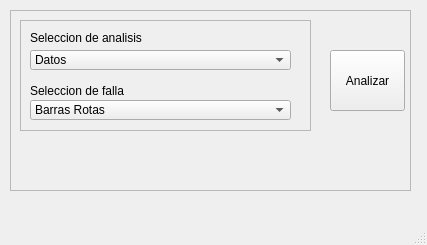
<?xml version="1.0" encoding="UTF-8"?>
<ui version="4.0">
 <class>MainWindow</class>
 <widget class="QMainWindow" name="MainWindow">
  <property name="geometry">
   <rect>
    <x>0</x>
    <y>0</y>
    <width>427</width>
    <height>245</height>
   </rect>
  </property>
  <property name="windowTitle">
   <string>MainWindow</string>
  </property>
  <widget class="QWidget" name="centralwidget">
   <widget class="QFrame" name="frame">
    <property name="geometry">
     <rect>
      <x>10</x>
      <y>10</y>
      <width>401</width>
      <height>181</height>
     </rect>
    </property>
    <property name="frameShape">
     <enum>QFrame::StyledPanel</enum>
    </property>
    <property name="frameShadow">
     <enum>QFrame::Raised</enum>
    </property>
    <widget class="QPushButton" name="bt_analize">
     <property name="geometry">
      <rect>
       <x>320</x>
       <y>40</y>
       <width>75</width>
       <height>61</height>
      </rect>
     </property>
     <property name="text">
      <string>Analizar</string>
     </property>
    </widget>
    <widget class="QFrame" name="frame_2">
     <property name="geometry">
      <rect>
       <x>10</x>
       <y>10</y>
       <width>291</width>
       <height>111</height>
      </rect>
     </property>
     <property name="frameShape">
      <enum>QFrame::StyledPanel</enum>
     </property>
     <property name="frameShadow">
      <enum>QFrame::Raised</enum>
     </property>
     <widget class="QLabel" name="label">
      <property name="geometry">
       <rect>
        <x>10</x>
        <y>10</y>
        <width>281</width>
        <height>16</height>
       </rect>
      </property>
      <property name="text">
       <string>Seleccion de analisis</string>
      </property>
     </widget>
     <widget class="QComboBox" name="data">
      <property name="geometry">
       <rect>
        <x>10</x>
        <y>30</y>
        <width>261</width>
        <height>20</height>
       </rect>
      </property>
      <item>
       <property name="text">
        <string>Datos</string>
       </property>
      </item>
      <item>
       <property name="text">
        <string>Tiempo real</string>
       </property>
      </item>
     </widget>
     <widget class="QLabel" name="label_2">
      <property name="geometry">
       <rect>
        <x>10</x>
        <y>60</y>
        <width>181</width>
        <height>21</height>
       </rect>
      </property>
      <property name="text">
       <string>Seleccion de falla</string>
      </property>
     </widget>
     <widget class="QComboBox" name="type">
      <property name="geometry">
       <rect>
        <x>10</x>
        <y>80</y>
        <width>261</width>
        <height>20</height>
       </rect>
      </property>
      <item>
       <property name="text">
        <string>Barras Rotas</string>
       </property>
      </item>
      <item>
       <property name="text">
        <string>Cortocircuito</string>
       </property>
      </item>
     </widget>
    </widget>
    <widget class="QLabel" name="result">
     <property name="geometry">
      <rect>
       <x>10</x>
       <y>140</y>
       <width>380</width>
       <height>31</height>
      </rect>
     </property>
     <property name="text">
      <string/>
     </property>
    </widget>
   </widget>
  </widget>
  <widget class="QMenuBar" name="menubar">
   <property name="geometry">
    <rect>
     <x>0</x>
     <y>0</y>
     <width>427</width>
     <height>21</height>
    </rect>
   </property>
  </widget>
  <widget class="QStatusBar" name="statusbar"/>
 </widget>
 <resources/>
 <connections/>
</ui>
